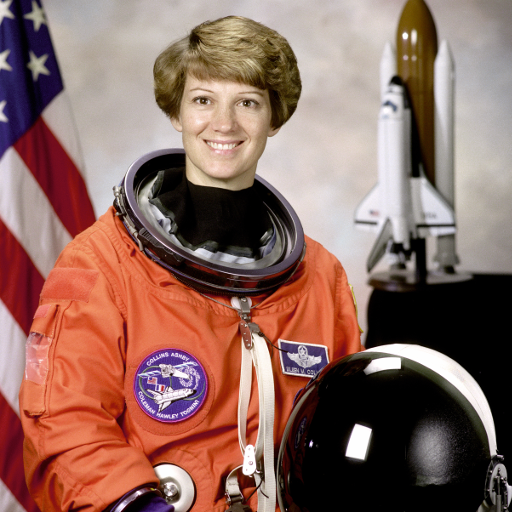
#> input picture skimage.data.astronaut(), 512 x 512 px
$ jupyter execute Intro_Tensores_II.ipynb
#> lines starting #> are read from the running program, lines starting #| are printed output that depends on the picture
# <span style="color:#F72585"><center>Tensores</center></span>

<center>Introducción</center>

<figure>
<center>

</center>
</figure>

Fuente: Alvaro Montenegro

## <span style="color:#4361EE">Referencias</span>

1. [Alvaro Montenegro y Daniel Montenegro, Inteligencia Artificial y Aprendizaje Profundo, 2021](https://github.com/AprendizajeProfundo/Diplomado)
1. [Alvaro Montenegro, Daniel Montenegro y Oleg Jarma, Inteligencia Artificial y Aprendizaje Profundo Avanzado, 2022](https://github.com/AprendizajeProfundo/Diplomado-Avanzado)

## <span style="color:#4361EE">Introducción</span>

En esta lección aprenderemos los conceptos básicos de tensores y como los usamos para manipular imágenes usando tensores.

## <span style="color:#4361EE">Tensor</span>

Un tensor es un concepto matemático que generaliza los conceptos de escalares, vectores y matrices.

<figure>
<center>

</center>
</figure>

Fuente: Alvaro Montenegro

En términos muy simples, un tensor es un objeto dinámico (*matemáticamente diríamos que es una función entre espacios vectoriales*) que vive dentro de una estructura.

Pero no vamos a hacer un tratado matemático aquí.

Lo importante en esta clase es entender que en realidad, escalares, vectores, matrices pueden verse como tensores fijos y eso será suficiente para lo que sigue.

## <span style="color:#4361EE">Rango</span>

Diremos que los escalares tienen rango (*shape*) 0, los vectores tiene rango 1, las matrices rango 2 y el tensor de la derecha rango 3.

El rango corresponde al número de índices que se requiere para identificar de manera única a cada elemento del tensor.

Observe que por ejemplo, en el último tensor, requiere (fila, columna, cajón).

También podría ser (cajón, fila, columna).

## <span style="color:#4361EE">Redes Neuronales</span>

La siguiente imagen muestra el estado en un instante de una una parte oculta de una red  neuronal profunda.

<figure>
<center>

</center>
</figure>

Fuente: Alvaro Montenegro

El proceso puede modelarse en forma simplificada usando matrices y vectores como se ve a continuación.

$$
W_{12}L_1 = L2 \to \begin{pmatrix} -1 & 0.4 & 1.5\\ 0.8 & 0.5 & 0.75 \\ 0.2 & -0.3  & 1\\ \end{pmatrix}\begin{pmatrix} 2.5\\ 4  \\ 1.2 \end{pmatrix} = \begin{pmatrix} 0.9\\ 4.9 \\ 0.5 \end{pmatrix}
$$

Observe por ejemplo que $$-1\times 2.5 + 0.4\times 4  + 1.5\times 1.2 = 0.9$$

En la fase de entrenamiento de la red neuronal, los pesos de la matriz se van modificando hasta que se encuentra un óptimo local. Este proceso ocurre en toda la estructura de la red.

Por lo que no parece extraño que las GPU y las  TPU pasen todo el tiempo haciendo operaciones de este tipo, que al final se reduce a sumas y multiplicaciones.

Por otro lado, lo que ocurre es que los objetos que se procesan no necesariamente son vectores como en el ejemplo, y esto lleva a la necesidad de generalizar los conceptos.

## <span style="color:#4361EE">Producto tensorial</span>

La operación más ejecutada en aprendizaje profundo es el producto tensorial.

Vamos a suponer que cada elemento en los tensores de rango 3 se indexan mediante coordenadas (fila, columna, profundidad) y que los tensores de rango 2 se indexan como (fila, columna).

La siguiente imagen ilustra la forma de un producto tensorial.

- A la izquierda (azul) se tiene un tensor de tamaño digamos $n \times p \times s$.

- El tensor que está operando en el centro (rosa) es  de tamaño $p \times r$. Este actúa operando en este caso sobre cada capa del tensor de la izquierda haciendo un producto usual de matrices.

- Por lo que el tensor resultante (verde) a la derecha tiene tamaño $n \times r \times s$

<figure>
<center>

</center>
</figure>

Fuente: Alvaro Montenegro

## <span style="color:#4361EE">Explicación del producto</span>

La explicación del proceso es la siguiente:

Cada capa frontal del tensor azul es multiplica por el tensor rosa y el resultado es colocando como una capa frontal en el tensor resultante (verde).

Cada multiplicación es entre dos matrices (azul * rosa) y el resultado es una matriz (verde).

Cada multiplicación de matrices se hace por la fórmula fila (matriz azul) * columna (matriz rosa)

Vamos por ejemplo a suponer que una capa roja es $ azul  = \begin{pmatrix} 1 & 2 & 1\\ 3 & 4 & 1 \\ 4 & 5  & 0\\ \end{pmatrix}$, $rosa = \begin{pmatrix} 5 & 10\\ 20 & 30 \\ 4 & 1\end{pmatrix}$

Entonces se tiene que

$$
azul \times rosa = \begin{pmatrix} 1 & 2 & 1\\ 3 & 4 & 1 \\ 4 & 5 & 0\\ \end{pmatrix} \times \begin{pmatrix} 5 & 10\\ 20 & 30\\ 4 & 1\end{pmatrix} = \begin{pmatrix} 1\times 5 + 2 \times 20 +  1 \times 4 & 1 \times 10 + 2\times 30 + 1\times 1
\\ 3\times 5 + 4 \times 20 + 1 \times 4 & 3 \times 10 + 4 \times 30 + 1 \times 1
\\ 4\times 5 + 5 \times 20 + 0 \times 4 & 4 \times 10 + 5 \times 30 + 0 \times 1\end{pmatrix} = turquesa
$$

## <span style="color:#4361EE">Imágenes a color</span>

De manera clásica una imagen a color está compuesta de tres colores primarios: rojo (*Red*), verde (*Green*) y azul (*Blue*). Para generar una imagen a color un computador maneja tres planos de color, los cuales son controlados desde tensores tridimensionales. Considere el siguiente ejemplo.

<figure>
<center>

</center>
</figure>

Fuente: Alvaro Montenegro

Cada pixel (*punto*) de la imagen es representado por una valor numérico en el rango de 0 a 255, o en rango de valores reales entre cero y 1.

## <span style="color:#4361EE">Construcción aleatoria de una imagen</span>

Considere el siguiente código Python.

[cell 1]
import numpy as np
I=np.random.randint(0,255,size=(3,10,10))
print(I)

Este tensor representa una imagen de tamaño $10 \times 10$. Son tres planos de color $10 \times 10$.

Observe que la primera dimensión corresponde a cada plano de color y las restantes dos dimensiones a las intensidades de cada color para cada punto.

Renderizar (dibujar en este caso), nos lleva a la siguiente imagen.

[cell 2]
# conda install -c conda-forge matplotlib
import matplotlib.pyplot as plt

plt.imshow(I.T)
plt.show()

Observe que

[cell 3]
(I.T).shape

Porque Python maneja las imágenes en este formato: Fila, columna y plano de color.

## <span style="color:#4361EE">Imagen real</span>

Vamos a trabajar ahora con una imagen real.

[cell 4]
import numpy as np
import matplotlib.pyplot as plt

# conda install -c anaconda scikit-image
from skimage import data
from skimage.color import rgb2gray

original = data.astronaut()
#> original is the input picture: shape (512, 512, 3); mean R, G, B 141.6, 105.8, 96.5
grayscale = rgb2gray(original)
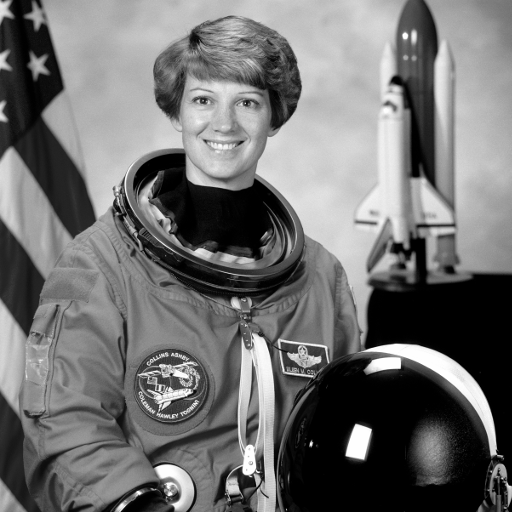
#> grayscale: shape (512, 512) float64; min 0, max 1, mean 0.442

fig, axes = plt.subplots(1, 2, figsize=(8, 4))
ax = axes.ravel()

ax[0].imshow(original)
ax[0].set_title("Original")
ax[1].imshow(grayscale, cmap=plt.cm.gray)
ax[1].set_title("Grayscale")

fig.tight_layout()
plt.show()

[cell 5]
Idata=np.array(grayscale)
print("\nLa imagen tiene forma: ",Idata.shape,"\n")
#| La imagen tiene forma:  (512, 512)
print(Idata)
#> (printed output is left out)

## <span style="color:#4361EE">Planos de color</span>

[cell 6]
Idata = np.array(original)
print("\nLa imagen tiene forma: ",Idata.shape,"\n")
#| La imagen tiene forma:  (512, 512, 3)
print("\nEscala de Rojos:\n\n",Idata[:511,:511,0],"\n")
#> (printed output is left out)
print("\nEscala de Verdes:\n\n",Idata[:511,:511,1],"\n")
#> (printed output is left out)
print("\nEscala de Azules:\n\n",Idata[:511,:511,2],"\n")
#> (printed output is left out)

[cell 7]
fig, (ax1, ax2,ax3) = plt.subplots(1, 3,figsize=(15,15))

ax1.imshow(Idata[:,:,0],cmap="Reds")
ax1.set_xlabel('Red')
ax2.imshow(Idata[:,:,1],cmap="Greens")
ax2.set_xlabel('Green')
ax3.imshow(Idata[:,:,2],cmap="Blues")
ax3.set_xlabel('Blue')
plt.show()
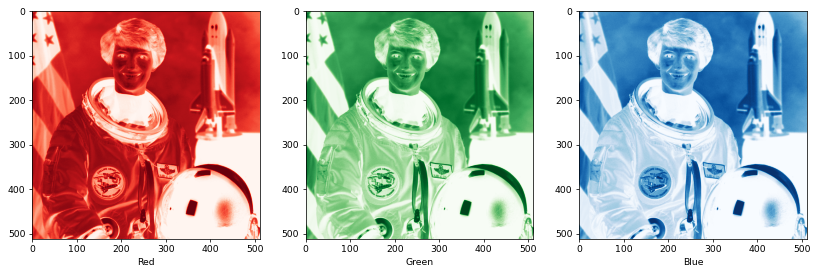
#> figure drawn by matplotlib, 3 panels

## <span style="color:#4361EE">Manipulación  de imágenes</span>

### <span style="color:#4CC9F0">Intercambia dos planos de color</span>

[cell 8]
import numpy as np
import matplotlib.pyplot as plt

from skimage import data
from skimage.color import rgb2gray

original = data.astronaut()

Idata_m = Idata
Idata_m[:,:,0], Idata_m[:,:,2] = Idata_m[:,:,2], Idata_m[:,:,0]
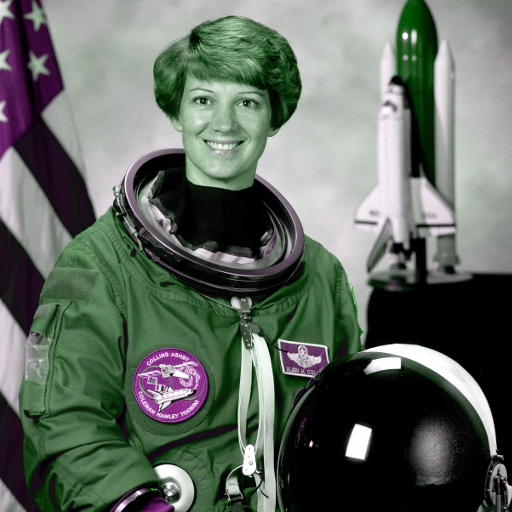
#> Idata_m: shape (512, 512, 3); mean B, G, R 96.5, 105.8, 96.5

fig, axes = plt.subplots(1, 2, figsize=(8, 4))
ax = axes.ravel()

ax[0].imshow(original)
ax[0].set_title("Original")
ax[1].imshow(Idata_m)
ax[1].set_title("Modificada")

fig.tight_layout()
plt.show()

### <span style="color:#4CC9F0">Suma una constante a la imagen</span>

[cell 9]
fig, axes = plt.subplots(1, 2, figsize=(8, 4))
ax = axes.ravel()

k = 10
ax[0].imshow(original)
ax[0].set_title("Original")
ax[1].imshow(original + k)
ax[1].set_title("Modificada")

fig.tight_layout()
plt.show()
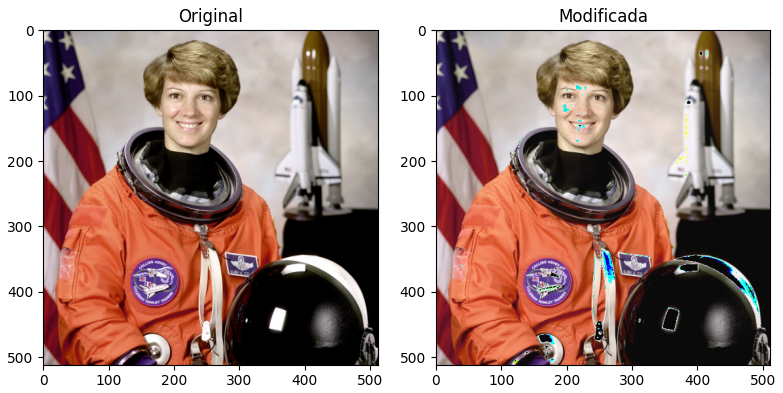
#> figure drawn by matplotlib, 2 panels

[cell 10]
fig, axes = plt.subplots(1, 2, figsize=(8, 4))
ax = axes.ravel()

k = 2
ax[0].imshow(original)
ax[0].set_title("Original")
ax[1].imshow(original //k)
ax[1].set_title("Modificada")

fig.tight_layout()
plt.show()
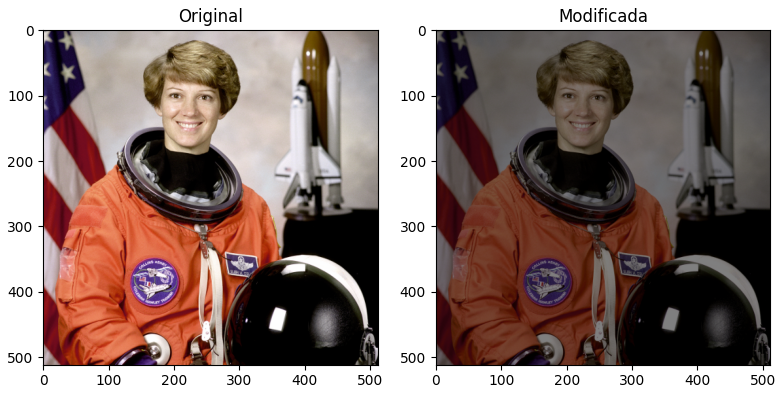
#> figure drawn by matplotlib, 2 panels

[cell 11]
Idata_m = Idata

Idata_m[:,:,0 ]=0
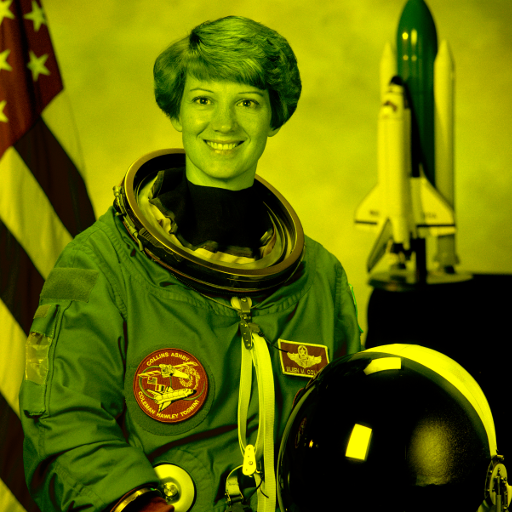
#> Idata_m: shape (512, 512, 3); mean B, G, R 0, 105.8, 96.5

fig, axes = plt.subplots(1, 2, figsize=(8, 4))
ax = axes.ravel()

ax[0].imshow(original)
ax[0].set_title("Original")
ax[1].imshow(Idata_m)
ax[1].set_title("Modificada")

fig.tight_layout()
plt.show()
#> figure, not shown here; B, G, R data is drawn as R, G, B

[cell 12]
Idata

[cell 13]
fig, axes = plt.subplots(1, 2, figsize=(8, 4))
ax = axes.ravel()
ax[0].imshow(original)
ax[0].set_title("Original")
ax[1].imshow(255 - Idata)
ax[1].set_title("Modificada")

fig.tight_layout()
plt.show()
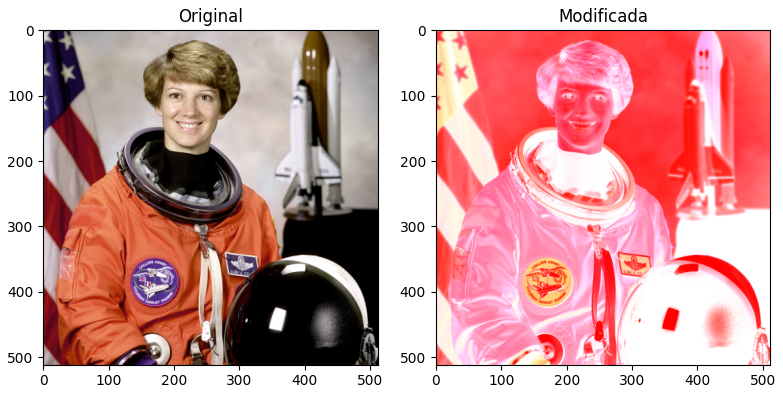
#> figure drawn by matplotlib, 2 panels

## <span style="color:#4361EE">Colocar dos imagenes en un tensor</span>

Esta es una forma para organizar conjuntos de imágenes en un único tensor

[cell 14]
original= np.expand_dims(original,axis=0)

[cell 15]
original.shape
#> Out = (1, 512, 512, 3)

[cell 16]
Idata_m= np.expand_dims(Idata_m,axis=0)

[cell 17]
images = np.concatenate((original, Idata_m),axis=0)

[cell 18]
images.shape
#> Out = (2, 512, 512, 3)

[cell 19]
fig, axes = plt.subplots(1, 2, figsize=(8, 4))
ax = axes.ravel()
ax[0].imshow(images[0])
ax[0].set_title("Original")
ax[1].imshow(images[1])
ax[1].set_title("Modificada")

fig.tight_layout()
plt.show()

## <span style="color:#4361EE">Trasformaciones afines</span>

En este ejemplo usaremos la librería OpenCV.

Esta es la imagen original tomada de [omes-va.com](https://omes-va.com/trasladar-rotar-escalar-recortar-una-imagen-opencv/). Código tomado del mismo sitio.

[cell 20]
import numpy as np
import cv2
image = cv2.imread('../Imagenes/ave.jpeg')
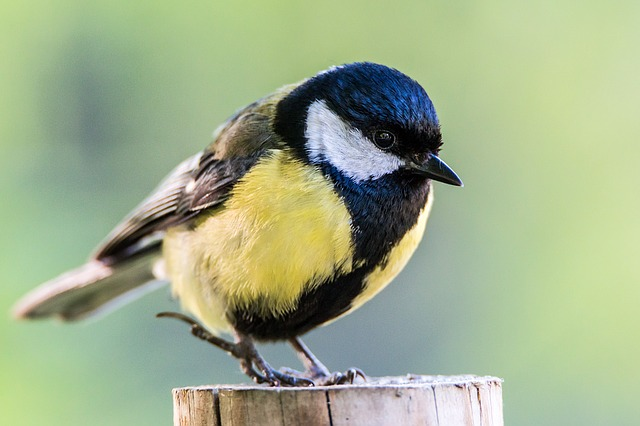
#> input picture Pruebas_libro/prueba_1/prueba_1/Imagenes/ave.jpeg, 640 x 426 px, found by its file name
#> image is the input picture: shape (426, 640, 3); mean B, G, R 139.9, 174.4, 159.9
cv2.imshow('Imagen de entrada',image)
cv2.waitKey(0)
cv2.destroyAllWindows()
#Voy aquí

## <span style="color:#4361EE">Translación</span>

$$
M =\begin{pmatrix} 1 & 0 & Tx\\
0 & 1 & Ty
\end{pmatrix}
$$

- Tx, representa el desplazamiento en x.

- Ty, representa el desplazamiento en y.

[cell 21]
# Translación
ancho = image.shape[1] #columnas
#> ancho = 640
alto = image.shape[0] # filas
#> alto = 426
# Traslación
M = np.float32([[1,0,100],[0,1,150]])
imageOut = cv2.warpAffine(image,M,(ancho,alto))
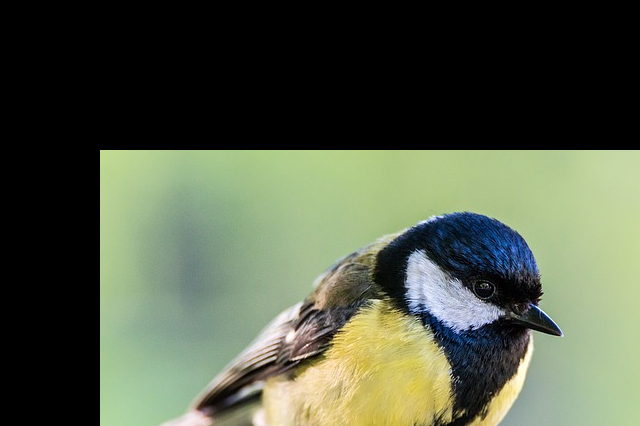
#> imageOut: shape (426, 640, 3); mean B, G, R 71.3, 90.9, 82.9
cv2.imshow('Imagen de entrada',image)
cv2.imshow('Imagen de salida',imageOut)
cv2.waitKey(0)
cv2.destroyAllWindows()

## <span style="color:#4361EE">Rotación</span>

$$
M =\begin{pmatrix} \cos \theta & -\sin \theta & 0\\
\cos \theta & \sin \theta & 1\\
0 & 0  & 1
\end{pmatrix}
$$

- $\theta$ representa el ángulo de rotación. En este ejemplo $\theta = \pi/4$ 0 lo que es lo mismo $45^o$.

[cell 22]
# rotación
ancho = image.shape[1] #columnas
alto = image.shape[0] # filas

M = cv2.getRotationMatrix2D((ancho//2,alto//2),15,1)
imageOut = cv2.warpAffine(image,M,(ancho,alto))
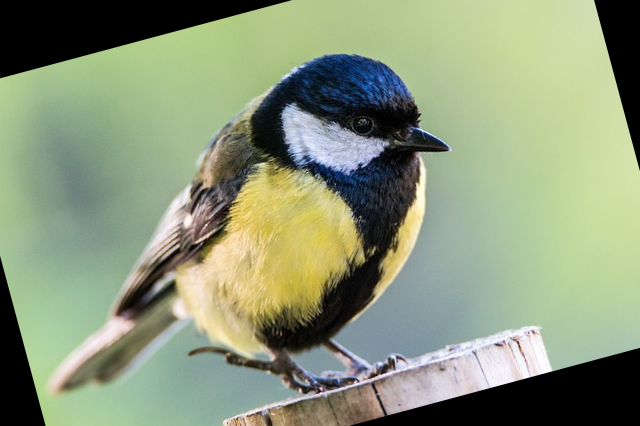
#> imageOut: shape (426, 640, 3); mean B, G, R 122.5, 151.2, 139.1
cv2.imshow('Imagen de entrada',image)
cv2.imshow('Imagen de salida',imageOut)
cv2.waitKey(0)
cv2.destroyAllWindows()

[cell 23]
image.shape
#> Out = (426, 640, 3)
